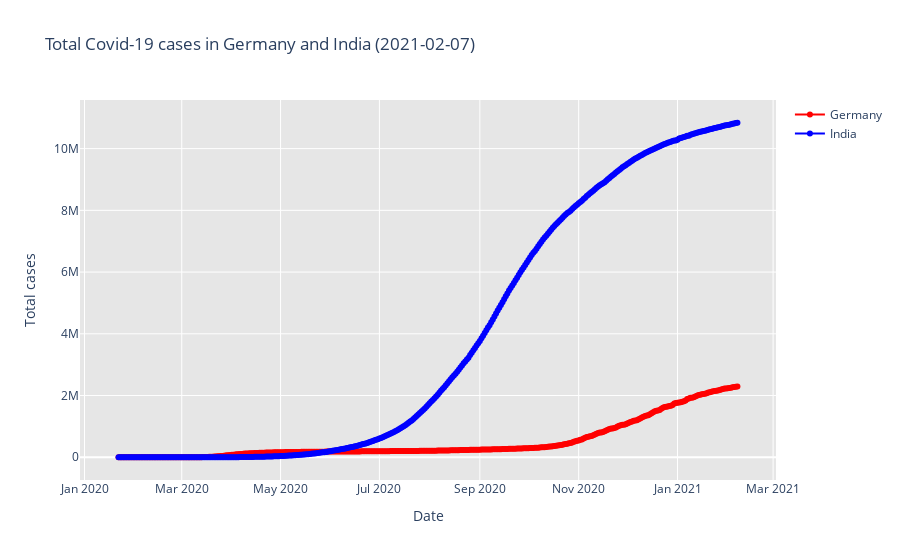

Notebook code for this chart:
### Code cell
scatter_plot(confirmed_cases_plot, "Germany", "India")

### Figure 1 — Plotly figure (JSON) as saved in the notebook; plotly's stock layout.template omitted (floating-point values rounded to 4 significant figures; data arrays with more than 128 entries replaced by an {"elided": "..."} marker saying what was removed)
{"data": [{"line": {"color": "red"}, "mode": "lines+markers", "name": "Germany", "type": "scatter", "x": {"elided": "383 str values"}, "y": {"elided": "383 int values"}}, {"line": {"color": "blue"}, "mode": "lines+markers", "name": "India", "type": "scatter", "x": {"elided": "383 str values"}, "y": {"elided": "383 int values"}}], "layout": {"plot_bgcolor": "rgb(230,230,230)", "title": {"text": "Total Covid-19 cases in Germany and India (2021-02-07)"}, "xaxis": {"title": {"text": "Date"}}, "yaxis": {"title": {"text": "Total cases"}}}}
